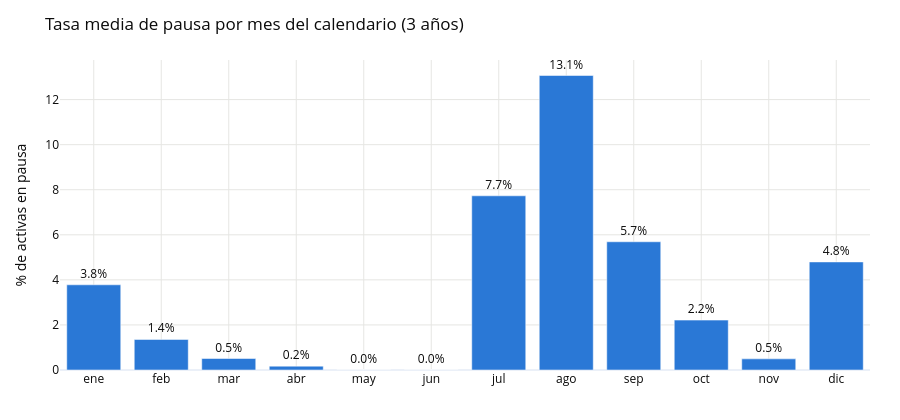

The notebook cell saved with this chart:
### Markdown cell above
**Hallazgo, con su matiz.** Las cohortes de 2026 son las que peor retienen a los 6 meses
(65,3%) frente al 69-73% de las añadas anteriores. El deterioro existe, pero **no es monótono**:
2025 (71,1%) retiene algo mejor que 2024 (69,3%), y las de 2023 son sólo cuatro cohortes y
pequeñas, así que su 73,4% es el dato menos fiable de la tabla. Lo que se puede afirmar es que
las altas más recientes retienen peor, no que haya una caída ordenada año a año.

La consecuencia sobre el modelo sí es clara: la curva agregada se estima sobre todas las
cohortes, pero **sólo las antiguas han llegado a las edades altas**, y son precisamente las que
mejor retienen. La curva es por tanto optimista en su cola, y eso aparece abajo como un sesgo
positivo en el backtesting. Es un sesgo conocido y medido, no una sorpresa.

### Code cell
# --- Pausas: efecto de calendario, no de edad ---
pause_stats = facts.groupby("month_start").agg(eom=("is_active_eom", "sum"),
                                               paused=("is_paused", "sum"))
pause_stats["rate"] = pause_stats.paused / pause_stats.eom
pause_by_month = pause_stats.groupby(pause_stats.index.month)["rate"].mean()

labels = ["ene","feb","mar","abr","may","jun","jul","ago","sep","oct","nov","dic"]
fig = go.Figure(go.Bar(x=labels, y=(pause_by_month * 100).to_numpy(), marker_color=C_BLUE,
                       text=[f"{v:.1f}%" for v in pause_by_month * 100], textposition="outside"))
fig.update_layout(**{**PLOT_LAYOUT, "hovermode": "closest"}, showlegend=False,
                  title="Tasa media de pausa por mes del calendario (3 años)",
                  yaxis_title="% de activas en pausa")
fig.show()

spread = pause_stats.assign(m=pause_stats.index.month).groupby("m")["rate"].agg(["min", "max"])
print("Estabilidad del patrón entre los tres años (min-max por mes):")
print((spread * 100).round(2).to_string())

### Figure 1 — Plotly figure (JSON) as saved in the notebook; plotly's stock layout.template omitted (floating-point values rounded to 4 significant figures)
{"data": [{"marker": {"color": "#2a78d6"}, "text": ["3.8%", "1.4%", "0.5%", "0.2%", "0.0%", "0.0%", "7.7%", "13.1%", "5.7%", "2.2%", "0.5%", "4.8%"], "textposition": "outside", "type": "bar", "x": ["ene", "feb", "mar", "abr", "may", "jun", "jul", "ago", "sep", "oct", "nov", "dic"], "y": [3.781, 1.355, 0.51, 0.1709, 0.0, 0.0, 7.73, 13.07, 5.69, 2.213, 0.4944, 4.796]}], "layout": {"font": {"color": "#0b0b0b", "size": 12}, "height": 420, "hovermode": "closest", "legend": {"orientation": "h", "x": 0, "y": 1.02, "yanchor": "bottom"}, "margin": {"b": 50, "l": 60, "r": 30, "t": 60}, "showlegend": false, "title": {"text": "Tasa media de pausa por mes del calendario (3 años)"}, "xaxis": {"gridcolor": "#e6e6e3"}, "yaxis": {"gridcolor": "#e6e6e3", "title": {"text": "% de activas en pausa"}}}}
